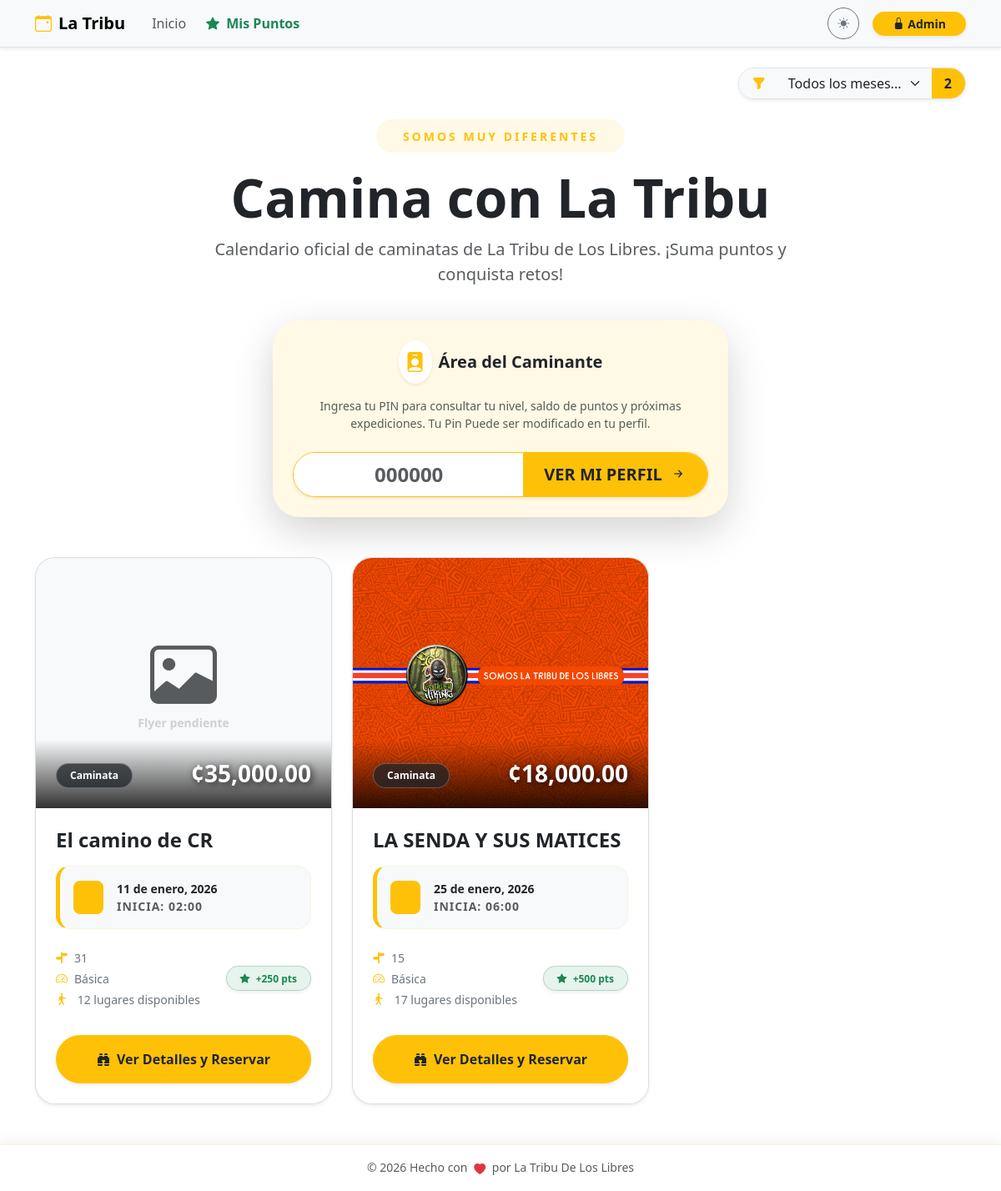
The page / on the database its author committed.
### db.py (models this page shows)
class Event(db.Model):
    __tablename__ = 'event'
    id = db.Column(db.Integer, primary_key=True)
    title = db.Column(db.String(100), nullable=False)
    flyer = db.Column(db.String(120)) # Nombre del archivo de imagen
    currency = db.Column(db.String(5), default='¢')
    price = db.Column(db.Float, nullable=False)
    reservation_fee = db.Column(db.String(50)) # Texto libre ej: "5000 colones"
    points_reward = db.Column(db.Integer, default=10) # Puntos que otorga
    activity_type = db.Column(db.String(50)) # Caminata, Camping, etc.
    difficulty = db.Column(db.String(50))
    distance = db.Column(db.String(50))
    duration_days = db.Column(db.Integer, default=1)
    event_date = db.Column(db.Date, nullable=False)
    end_date = db.Column(db.Date) # Para eventos de varios días
    departure_point = db.Column(db.String(150))
    departure_time = db.Column(db.String(20))
    pickup_point = db.Column(db.String(200))
    capacity = db.Column(db.Integer, default=0)
    description = db.Column(db.Text)
    status = db.Column(db.String(20), default='Activa') # Activa, Suspendido, Se Traslado
    moved_date = db.Column(db.Date) # Nueva fecha si se traslada
    bookings = db.relationship('Booking', backref='event', lazy=True, cascade="all, delete-orphan")

### app.py (the view)
@main_bp.route('/')
def home():
    search_month = request.args.get('search_month', type=int)
    today = (datetime.utcnow() - timedelta(hours=6)).date()
    query = Event.query
    if search_month:
        query = query.filter(extract('month', Event.event_date) == search_month)
    if not (current_user.is_authenticated and current_user.is_superuser):
        query = query.filter(Event.event_date >= today)
    events = query.order_by(Event.event_date.asc()).all()
    return render_template('home.html', events=events)

### app.py (called while the page is built)
@app.before_request
def force_https():
    if request.headers.get('X-Forwarded-Proto') == 'http':
        url = request.url.replace('http://', 'https://', 1)
        return redirect(url, code=301)

### templates/home.html (shortened to what this page needs)
{% extends "base.html" %}
{% block content %}
{% set meses = ['', 'enero', 'febrero', 'marzo', 'abril', 'mayo', 'junio', 'julio', 'agosto', 'septiembre', 'octubre', 'noviembre', 'diciembre'] %}
<div class="row align-items-center mb-4 animate__animated animate__fadeIn">
    <div class="col-lg-12 text-center">
        <div class="d-inline-block p-2 bg-warning bg-opacity-10 rounded-pill mb-3">
            <span class="text-warning fw-bold small px-4 text-uppercase" style="letter-spacing: 3px;">Somos muy Diferentes</span>
        </div>
        <h1 class="display-3 fw-bold mb-0">Camina con La Tribu</h1>
        <p class="lead text-muted mt-2 mx-auto" style="max-width: 700px;">
            Calendario oficial de caminatas de La Tribu de Los Libres. ¡Suma puntos y conquista retos!
        </p>
    </div>
</div>
<div class="row justify-content-center mb-5 animate__animated animate__fadeInUp" style="animation-delay: 0.2s;">
    <div class="col-md-8 col-lg-6">
        <div class="card border-0 shadow-lg rounded-5 overflow-hidden position-relative">
            <div class="position-absolute top-0 start-0 w-100 h-100 bg-warning bg-opacity-10" style="z-index: 0;"></div>
            <div class="card-body p-4 text-center position-relative" style="z-index: 1;">
                <div class="d-flex justify-content-center align-items-center mb-3">
                    <div class="bg-white p-2 rounded-circle shadow-sm me-2 text-warning">
                        <i class="bi bi-person-badge-fill fs-4"></i>
                    </div>
                    <h5 class="fw-bold mb-0 text-dark">Área del Caminante</h5>
                </div>
                <p class="text-muted small mb-4">
                    Ingresa tu PIN para consultar tu nivel, saldo de puntos y próximas expediciones. Tu Pin Puede ser modificado en tu perfil.
                </p>
                <div class="input-group input-group-lg shadow-sm rounded-pill overflow-hidden border border-warning bg-white">
                    <input type="text" id="quickPinInput" class="form-control border-0 text-center fw-bold text-primary fs-4" placeholder="000000" maxlength="6" oninput="this.value = this.value.replace(/[^0-9]/g, '')">
                    <button class="btn btn-warning fw-bold text-dark px-4 transition-hover" type="button" onclick="goToProfileQuick()">
                        <span class="ver-text">VER </span>MI PERFIL <i class="bi bi-arrow-right-short ms-1"></i>
                    </button>
                </div>
            </div>
        </div>
    </div>
</div>
<div class="row g-4">
    {% if events %}
        {% for event in events %}
        {% set ocupados = event.bookings | selectattr("status", "equalto", "Activo") | list | length %}
        {% set disponibles = event.capacity - ocupados %}
        {% set es_pasado = event.event_date < now.date() %}
        <div class="col-md-6 col-lg-4">
            <div class="card h-100 shadow-sm border border-secondary border-opacity-25 overflow-hidden position-relative adventure-card animate__animated animate__fadeInUp" style="animation-delay: {{ loop.index0 * 0.1 }}s">
                <div class="card-img-container" style="height: 300px; background: var(--bs-tertiary-bg); position: relative; overflow: hidden;">
                    {% if event.flyer %}
                        <img src="{{ url_for('static', filename='uploads/flyers/' + event.flyer) }}"
                             class="card-img-top w-100 h-100 flyer-zoom"
                             style="object-fit: cover; cursor: pointer;"
                             alt="{{ event.title }}"
                             onclick="showFullImage(this.src, this.alt)">
                    {% else %}
                        <div class="w-100 h-100 d-flex flex-column align-items-center justify-content-center text-muted">
                            <i class="bi bi-image display-1 opacity-10"></i>
                            <small class="fw-bold opacity-25">Flyer pendiente</small>
                        </div>
                    {% endif %}
                    <div class="price-overlay position-absolute bottom-0 start-0 w-100 p-4 d-flex justify-content-between align-items-end" style="background: linear-gradient(transparent, rgba(0,0,0,0.8)); pointer-events: none;">
                        <span class="badge bg-dark bg-opacity-75 text-white px-3 py-2 rounded-pill small border border-white border-opacity-25">{{ event.activity_type }}</span>
                        <div class="price-tag">
                            <span class="h3 fw-bold mb-0 text-white shadow-text">{{ event.currency }}{{ "{:,.2f}".format(event.price) }}</span>
                        </div>
                    </div>
                </div>
                <div class="card-body p-4">
                    <h4 class="card-title fw-bold mb-3 text-truncate-2 title-link">{{ event.title }}</h4>
                    <div class="mb-4 p-3 bg-body-tertiary rounded-4 small border border-warning border-opacity-10 ticket-date">
                        <div class="d-flex align-items-center">
                            <div class="bg-warning bg-opacity-20 p-2 rounded-3 me-3 text-warning">
                                <i class="bi bi-calendar3 h5 mb-0"></i>
                            </div>
                            <div>
                                <div class="fw-bold text-body">
                                    {% if event.duration_days > 1 %}
                                        Del {{ event.event_date.day }} al {{ event.end_date.day }} de {{ meses[event.end_date.month] }}
                                    {% else %}
                                        {{ event.event_date.day }} de {{ meses[event.event_date.month] }}, {{ event.event_date.year }}
                                    {% endif %}
                                </div>
                                <div class="x-small text-muted text-uppercase fw-bold" style="letter-spacing: 1px;">Inicia: {{ event.departure_time }}</div>
                            </div>
                        </div>
                    </div>
                    <div class="d-flex justify-content-between align-items-center mb-2">
                        <div class="d-flex flex-column gap-1 small text-secondary fw-medium card-meta-data">
                            <div><i class="bi bi-signpost-split-fill me-2 text-warning"></i>{{ event.distance or 'Por definir' }}</div>
                            <div><i class="bi bi-speedometer2 me-2 text-warning"></i>{{ event.difficulty }}</div>
                            <div class="{{ 'text-danger fw-bold animate__animated animate__pulse animate__infinite' if disponibles <= 5 else '' }}">
                                <i class="bi bi-person-walking me-2 text-warning"></i>
                                {% if disponibles > 0 %}
                                    {{ disponibles }} lugares disponibles
                                {% else %}
                                    <span class="badge bg-danger">AGOTADO</span>
                                {% endif %}
                            </div>
                        </div>
                        <div class="text-end">
                            <span class="badge bg-success bg-opacity-10 text-success border border-success border-opacity-25 rounded-pill px-3 py-2 fw-bold shadow-sm points-badge" title="Recompensa por completar">
                                <i class="bi bi-star-fill me-1"></i> +{{ event.points_reward or 10 }} pts
                            </span>
                        </div>
                    </div>
                </div>
                <div class="card-footer bg-body border-0 p-4 pt-0">
                    {% if es_pasado %}
                         <button class="btn btn-secondary rounded-pill fw-bold py-3 w-100 disabled" disabled>Evento Finalizado</button>
                    {% elif disponibles > 0 %}
                        <button class="btn btn-warning rounded-pill fw-bold py-3 shadow-sm w-100 text-dark transition-all btn-main-reserve" data-bs-toggle="modal" data-bs-target="#detailsModal{{ event.id }}">
                            <i class="bi bi-binoculars-fill me-2"></i>Ver Detalles y Reservar
                        </button>
                    {% else %}
                        <button class="btn btn-secondary rounded-pill fw-bold py-3 w-100 disabled" disabled>Cupos Agotados</button>
                    {% endif %}
                </div>
            </div>
        </div>
        {% endfor %}
    {% endif %}
</div>
<link rel="stylesheet" href="https://cdnjs.cloudflare.com/ajax/libs/animate.css/4.1.1/animate.min.css"/>
{% endblock %}

### templates/base.html (style rules this page uses)
body { padding-bottom: 80px; min-height: 100vh; display: flex; flex-direction: column; transition: background-color 0.3s ease, color 0.3s ease; }
.nav-link, .btn { transition: all 0.2s ease-in-out; }

### templates/home.html (style rules this page uses)
.adventure-card { transition: all 0.4s cubic-bezier(0.175, 0.885, 0.32, 1.275); border-radius: 1.5rem !important; background: #ffffff; }
.flyer-zoom { transition: transform 0.8s ease; }
.shadow-text { text-shadow: 2px 2px 8px rgba(0,0,0,0.8); }
.ticket-date { border-left: 5px solid #ffc107 !important; }
.text-truncate-2 { display: -webkit-box; -webkit-line-clamp: 2; -webkit-box-orient: vertical; overflow: hidden; }

### rows shown on the page
Event: shows "Flyer pendiente", activity_type "Caminata", currency "¢", price "35,000.00", title "El camino de CR", event_date.day "11", event_date "enero", event_date.year "2026", departure_time "02:00", distance "31", difficulty "Básica", disponibles "12", points_reward "250"
Event: flyer (picture), title "LA SENDA Y SUS MATICES", event_date.day "25", event_date "enero", event_date.year "2026", departure_time "06:00", distance "15", difficulty "Básica", capacity "17", points_reward "500"

### other values the page prints
{{ month_activity_count|default(0) }} "2"
